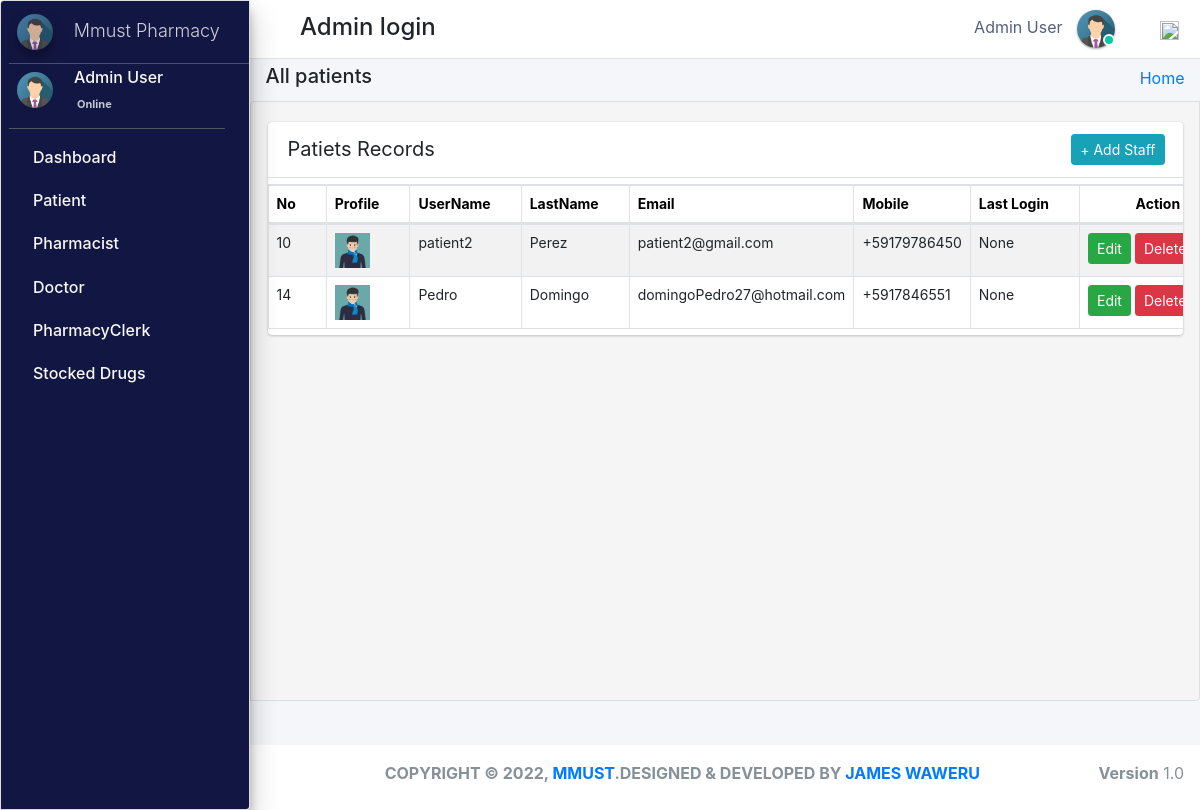
Page /admin_user/all_patients/ (signed in) on the earlier database version.
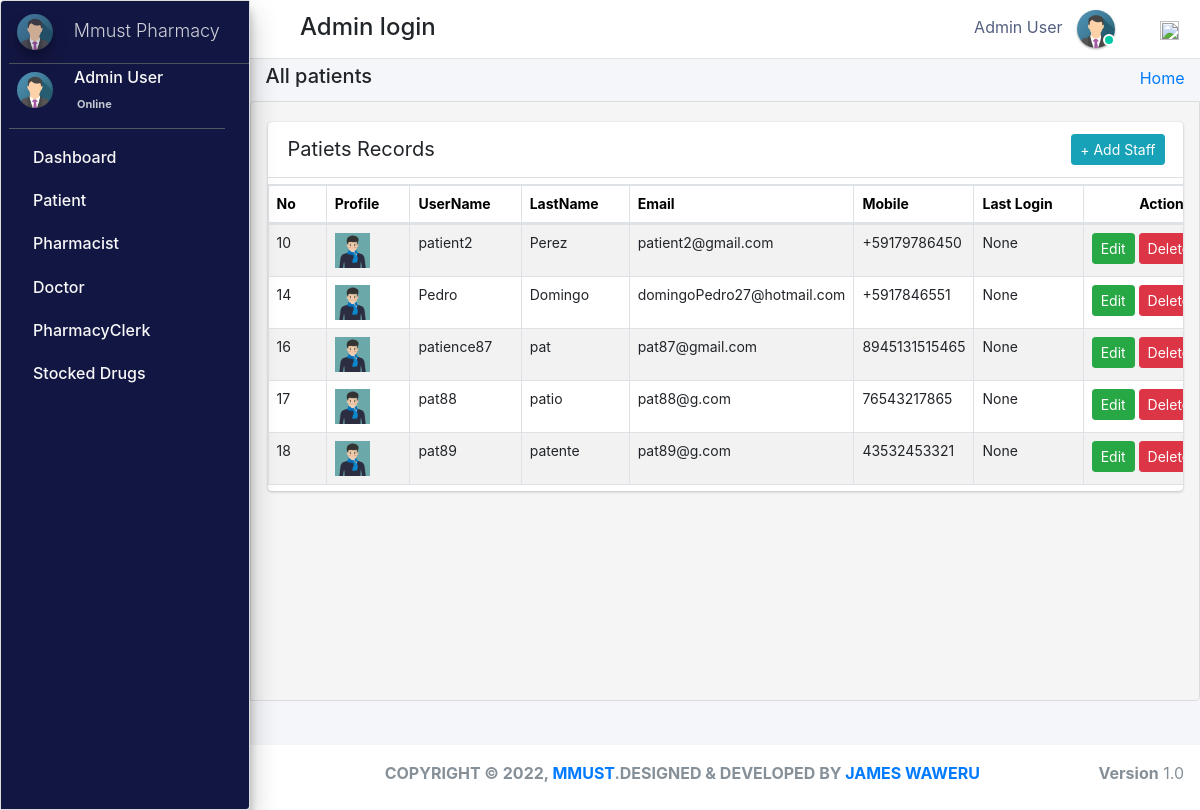
Same page on the later database version.
### pharmacy/models.py (models this page shows, shortened)
class CustomUser(AbstractUser):
    user_type_data = ((1, "AdminHOD"), (2, "Pharmacist"), (3, "Doctor"), (4, "PharmacyClerk"),(5, "Patients"))
    user_type = models.CharField(default=1, choices=user_type_data, max_length=10)

class AdminHOD(models.Model):
    gender_category=(
        ('Male','Male'),
        ('Female','Female'),
    )
    admin = models.OneToOneField(CustomUser,null=True, on_delete = models.CASCADE)
    emp_no= models.CharField(max_length=100,null=True,blank=True)
    gender=models.CharField(max_length=100,null=True,choices=gender_category)
    mobile=models.CharField(max_length=10,null=True,blank=True)
    address=models.CharField(max_length=300,null=True,blank=True)
    profile_pic=models.ImageField(default="admin.png",null=True,blank=True)
    created_at = models.DateTimeField(auto_now_add=True)
    updated_at = models.DateTimeField(auto_now=True)
    date_employed=models.DateTimeField(auto_now_add=True, auto_now=False)
    objects = models.Manager()

class Patients(models.Model):
    gender_category=(
        ('Male','Male'),
        ('Female','Female'),
    )
    admin = models.OneToOneField(CustomUser,null=True, on_delete = models.CASCADE)
    reg_no=models.CharField(max_length=30,null=True,blank=True,unique=True)
    gender=models.CharField(max_length=7,null=True,blank=True,choices=gender_category)
    first_name=models.CharField(max_length=20,null=True,blank=True)
    last_name=models.CharField(max_length=20,null=True,blank=True)
    dob=models.DateTimeField(auto_now_add= False, auto_now=False,null=True,blank=True)
    phone_number=models.CharField(max_length=10,null=True,blank=True)
    profile_pic=models.ImageField(default="patient.jpg",null=True,blank=True)
    age= models.IntegerField(default='0', blank=True, null=True)
    address=models.CharField(max_length=300,null=True,blank=True)
    date_admitted=models.DateTimeField(auto_now_add=True, auto_now=False)
    last_updated = models.DateTimeField(auto_now_add=False, auto_now=True)

### pharmacy/HODViews.py (the view, shortened to what this page needs)
# urls.py: path('admin_user/all_patients/',HODViews.allPatients,name='all_patients'),
def all_patients(request):
    form = PatientSearchForm1(request.POST or None)
    patients = Patients.objects.all()
    context = {
        "patients": patients,
        "form": form,
        "title": "Admitted Patients"
    }
    return render(request, 'hod_templates/admited_patients.html', context)

### pharmacy/LoginCheckMiddleWare.py (called while the page is built, shortened)
    def process_view(self, request, view_func, view_args, view_kwargs):
        modulename = view_func.__module__
        user = request.user
        if user.is_authenticated:
            if user.user_type == "1":
                pass
            else:
                return redirect("login")
        else:
            if request.path == reverse("login"):
                pass
            else:
                return redirect("login")

### pharmacy/templates/hod_templates/admited_patients.html (shortened to what this page needs)
{% extends 'hod_templates/base_template.html'%}
{% load static %}
{% block page_title %}
<h5>All patients</h5>
{% endblock page_title %}
{% block main_content %}
<section class="content">
    <div class="row">
        <div class="col-md-12 px-3">
            <div class="card card-primar sc">
                <div class="card-header">
                    <span>Patiets Records</span>
                   <div class="card-tools d-flex">
                <a class="btn btn-sm btn-info mr-2" href="{% url 'patient_form' %}" role="button">+ Add Staff</a>
            </div>
                </div>
                <table  class="table table-bordered table-hover dataTable" id="plist">
                    <thead>
                            <tr>
                                    <th>No</th>
                                    <th>Profile</th>
                                    <th>UserName</th>
                                    <th>LastName</th>
                                    <th>Email</th>
                                    <th>Mobile</th>
                                     <th>Last Login</th>
                                     <th class="text-center">Action</th>
                            </tr>
                    </thead>
                    <tbody>
                            {% for patient in patients %}
                            <tr class="hov"> <td>{{patient.admin.id}}</td>
                                <td> <img src="{{patient.profile_pic.url}}" class="" width="35" height="35" alt=""></td>
                                <td>{{patient.admin}}</td>
                                <td>{{patient.admin.last_name}}</td>
                                <td>{{patient.admin.email}}</td>
                                <td>{{patient.phone_number}}</td>
                                <td>{{patient.admin.last_login}}</td>
                                <td><a href="{% url 'edit_patient' patient.admin.id %}" class="btn btn-sm btn-success">Edit</a>
                                    <a href="{% url 'delete_patient' patient.id %}" class="btn btn-sm btn-danger">Delete</a></<a>
                                    <a href="{% url 'patient_record' patient.id %}" class="btn btn-sm btn-warning">View</a></td>
                            </tr>
                            {% endfor %}
                    </tbody>
                </table>
            </div>
        </div>
    </div>
</section>
{% endblock %}

### pharmacy/templates/hod_templates/base_template.html (shortened to what this page needs)
{% extends 'base_file.html' %} {% block htm %}
<body class="hold-transition sidebar-mini layout-fixed">
    <div class="wrapper">
        <nav class="main-header navbar navbar-expand navbar-white navbar-light">
            <ul class="navbar-nav">
                <li class="nav-item">
                    <a class="nav-link" data-widget="pushmenu" href="#" role="button"><em class="fas fa-bars"></em> </a>
                </li>
            </ul>
            <h4 style="margin-left: 10px; margin-top: 5px;">Admin login </h4>
            <ul class="navbar-nav ml-auto">
                <li class="mx-3">
                    <a href="#" class="sm-submenu-with-image a">
                        <span>{{user.first_name}}  {{user.last_name}}</span>
                        <img src="{{request.user.adminhod.profile_pic.url}}" class="img-circle elevation-1" width="38" height="38" alt="">
                        <span class="avatar-status avatar-sm-status avatar-status-success"></span>
                    </a>
                </li>
                <li class="nav-item dropdown ml-3 low">
                    <a href="#" class="btn btn-outlined btn-black text-muted bg-transparent " data-toggle="dropdown" aria-expanded="false" data-wow-delay="0.7s"><img src="https://img.icons8.com/ios/50/000000/settings.png" width="19" height="19">
                    </a>
                </li>
            </ul>
        </nav>
        {% include 'hod_templates/sidebar.html'%}
        <div class="content-wrapper">
            <div class="content-header">
                <div class="container-fluid">
                    <div class="row ">
                        <div class="col-sm-6">
                            <h1 class="m-0 text-dark">
                                {% block page_title %} {% endblock page_title %}
                            </h1>
                        </div>
                        <div class="col-sm-6 ">
                            <ol class="breadcrumb float-sm-right">
                                <li class="breadcrumb-item"><a href="">Home</a></li>
                            </ol>
                        </div>
                    </div>
                </div>
            </div>
            {% block main_content %} {% endblock main_content %}
        </div>
        {% include 'hod_templates/footer.html'%}
    </div>
    {% endblock htm %}

### pharm/pharmacy/templates/base_file.html (shortened to what this page needs)
{% load static %}
<!DOCTYPE html>
<html lang="en">
<head>
    <link rel="stylesheet" href="{% static 'css/bootstrap.min.css'%}">
    <link rel="stylesheet" href="{% static 'css/main.css'%}">
    <link rel="stylesheet" href="{% static 'css/profile.css'%}">
    <link rel="stylesheet" href="{% static " fontawesome-free/css/all.min.css " %}">
    <link rel="stylesheet" href="https://code.ionicframework.com/ionicons/2.0.1/css/ionicons.min.css">
    <link rel="stylesheet" href="{% static 'dist/css/adminlte.css'  %}">
    <link rel="stylesheet" href="{% static 'pace-progress/themes/black/pace-theme-flat-top.css' %}">
    <link rel="stylesheet" href="{% static 'datatables-bs4/css/dataTables.bootstrap4.min.css'%}">
    <link rel="stylesheet" href="{% static 'datatables-responsive/css/responsive.bootstrap4.min.css'%}">
    <link rel="stylesheet" href="{% static 'datatables-buttons/css/buttons.bootstrap4.min.css'%}">
    <link rel="stylesheet" href="{% static 'css/select2.css' %}">
    <link href="{% static 'jquery-ui2/jquery-ui.min.css' %}" rel="stylesheet">
    <link href="{% static 'jquery-ui2/jquery-ui.structure.min.css' %}" rel="stylesheet">
    <link href="{% static 'jquery-ui2/jquery-ui.theme.min.css' %}" rel="stylesheet">
</head>
{% block htm %} {% endblock htm%}
</body>
</html>

### pharmacy/templates/hod_templates/sidebar.html (shortened to what this page needs)
<aside class="main-sidebar sidebar-dark-primary elevation-4">
    <a href="" class="brand-link ml-2">
        <img src="{{request.user.adminhod.profile_pic.url}}" alt="" width="36" height="36" class=" img-circle elevation-3" style="opacity: .8">
        <span class="brand-text font-weight-light mt-1 ml-3 mmust">Mmust Pharmacy</span>
    </a>
    <div class="sidebar">
        <div class="user-panel mr-3">
            <div class="pull-left image sm-submenu-with-image a ml-2 ">
                <img src="{{request.user.adminhod.profile_pic.url}}" class="img-circle mt-2" width="36" height="36" alt="User Image">
            </div>
            <div class="pull-left info">
                <p>{{user.first_name}} {{user.last_name}}</p>
                <a href="#"><em class="fa fa-circle text-success "></em>  Online</a>
            </div>
        </div>
        <nav class="mt-2">
            <ul class="nav nav-pills nav-sidebar flex-column" data-widget="treeview" role="menu" data-accordion="false">
                <li class="nav-item">
                    <a href="{% url  'admin_dashboard' %}" class="nav-link">
                        <p>
                            Dashboard
                        </p>
                    </a>
                </li>
                <li class="nav-item">
                    <a href="#" class="nav-link">
                        <p>
                            Patient
                        </p>
                    </a>
                </li>
                <li class="nav-item">
                    <a href="#" class="nav-link">
                        <p>
                            Pharmacist
                        </p>
                    </a>
                </li>
                <li class="nav-item">
                    <a href="#" class="nav-link">
                        <p>
                            Doctor
                        </p>
                    </a>
                </li>
                <li class="nav-item">
                    <a href="#" class="nav-link">
                        <p>
                            PharmacyClerk
                        </p>
                    </a>
                </li>
                <li class="nav-item">
                    <a href="#" class="nav-link">
                        <p>
                            Stocked Drugs
                        </p>
                    </a>
                </li>
            </ul>
        </nav>
    </div>
</aside>

### pharmacy/templates/hod_templates/footer.html
<footer class="main-footer pt-3 text-center">
    <strong>COPYRIGHT &copy; {% now "Y" %}, <a href="#">MMUST</a>.DESIGNED & DEVELOPED BY <a href="#">JAMES WAWERU</a></strong>
    <div class="float-right d-none d-sm-inline-block">
        <b>Version</b> 1.0
    </div>
</footer>

### static/css/main.css (style rules this page uses)
html { font-family: sans-serif; line-height: 1.15; -webkit-text-size-adjust: 100%; -webkit-tap-highlight-color: transparent; }
body { overflow-y: hidden; overflow-x: hidden; font-family: -apple-system, BlinkMacSystemFont, "Segoe UI", Roboto, "Helvetica Neue", Arial, "Noto Sans", sans-serif, "Apple Color Emoji", "Segoe UI Emoji", "Segoe UI Symbol", "Noto Color Emoji" !important; }
th { color: rgb(0, 0, 0); font-size: 14px !important; }
.content { background-color: #f5f5f5; border: 1px solid #dddddd; border-radius: 4px 0px 4px 0px; left: -1px; padding: 10px 7px 5px; }
.main-sidebar { background: #ffffff; border: 1px solid #dddddd; border-radius: 4px 0px 4px 0px; font-weight: bold; }
.content { height: 75vh; overflow-y: scroll; overflow-x: hidden; }
.sc { white-space: nowrap; display: block; overflow-x: hidden !important; }
.content .row { margin-top: 20px !important; }
.main-sidebar { background-color: #121642 !important; color: white !important; }
.main-sidebar p { color: #f8f8f8 !important; font-weight: 500 !important }
td { font-size: 14px !important; }
.hov { transition: transform .5s; }
.avatar-status { position: absolute; bottom: 12px; right: 75.4px; display: -ms-inline-flexbox; display: inline-flex; -ms-flex-negative: 0; flex-shrink: 0; -ms-flex-pack: center; justify-content: center; -ms-flex-align: center; align-items: center; white-space: nowrap; text-align: center; vertical-align: baseline; font-weight: 600; border: .125rem solid #fff; width: 12px; height: 12px; line-height: 1; font-size: .71094rem; border-radius: 50%; }
.avatar-status-success { color: #fff; background-color: #00c9a7; }
.card-header span { font-size: 20px !important; }
.table>tbody>tr>td, .table>tbody>tr>th, .table>tfoot>tr>td, .table>tfoot>tr>th, .table>thead>tr>td, .table>thead>tr>th { padding: 8px; line-height: 1.42857143; vertical-align: top; }
.pull-left { float: left; }
.pull-left { float: left!important; }
.user-panel>.info { padding: 5px 5px 5px 15px; line-height: 1; position: absolute; left: 55px; }
.user-panel>.info>p { font-weight: 600; margin-bottom: 9px; }
p { margin: 0 0 10px; }
.user-panel { padding-bottom: 20px; }
.user-panel:after { clear: both; }
.user-panel:before, .user-panel:after { content: " "; display: table; }
.user-panel>.info>a { text-decoration: none; padding-right: 5px; margin-top: 3px; font-size: 11px; overflow: hidden; white-space: nowrap; }
.mmust { overflow: hidden; white-space: nowrap; font-size: 18px; }
.table { background: white !important; }
.container-fluid { width: 100%; padding-right: 15px; padding-left: 15px; margin-right: auto; margin-left: auto; }
.row { display: flex; flex-wrap: wrap; margin-right: -15px; margin-left: -15px; }
.d-flex { display: flex !important; z-index: 44; }
.d-flex { display: flex !important; }
.table tbody tr:nth-of-type(odd) { background-color: rgba(0, 0, 0, .05) !important; }
.table tbody tr:nth-of-type(odd) { background-color: rgba(197, 197, 197, 0.05) !important; }
.main-footer { height: 65px !important; background: #ffffff; border-top: none !important; color: #869099; font-size: 1.0rem !important; }
.img-circle { border-radius: 50%; }
.content-wrapper .content-header { padding: 5px 0.5rem !important; }

### static/css/profile.css (style rules this page uses)
li { list-style-type: none ! }
.navbar-nav span { color: #525f7f !important; margin-right: 10px !important; }
body { font-family: 'Rubik', serif; height: 100% !important; }
.table tbody tr:nth-of-type(odd) { background-color: rgba(0, 0, 0, .05) !important; }

Differences in the rows shown:
added Patients: admin.id "16", profile_pic (picture), admin "patience87", admin.last_name "pat", admin.email "pat87@gmail.com", phone_number "8945131515465", admin.last_login "None"
added Patients: admin.id "17", profile_pic (picture), admin "pat88", admin.last_name "patio", admin.email "pat88@g.com", phone_number "76543217865", admin.last_login "None"
added Patients: admin.id "18", profile_pic (picture), admin "pat89", admin.last_name "patente", admin.email "pat89@g.com", phone_number "43532453321", admin.last_login "None"
